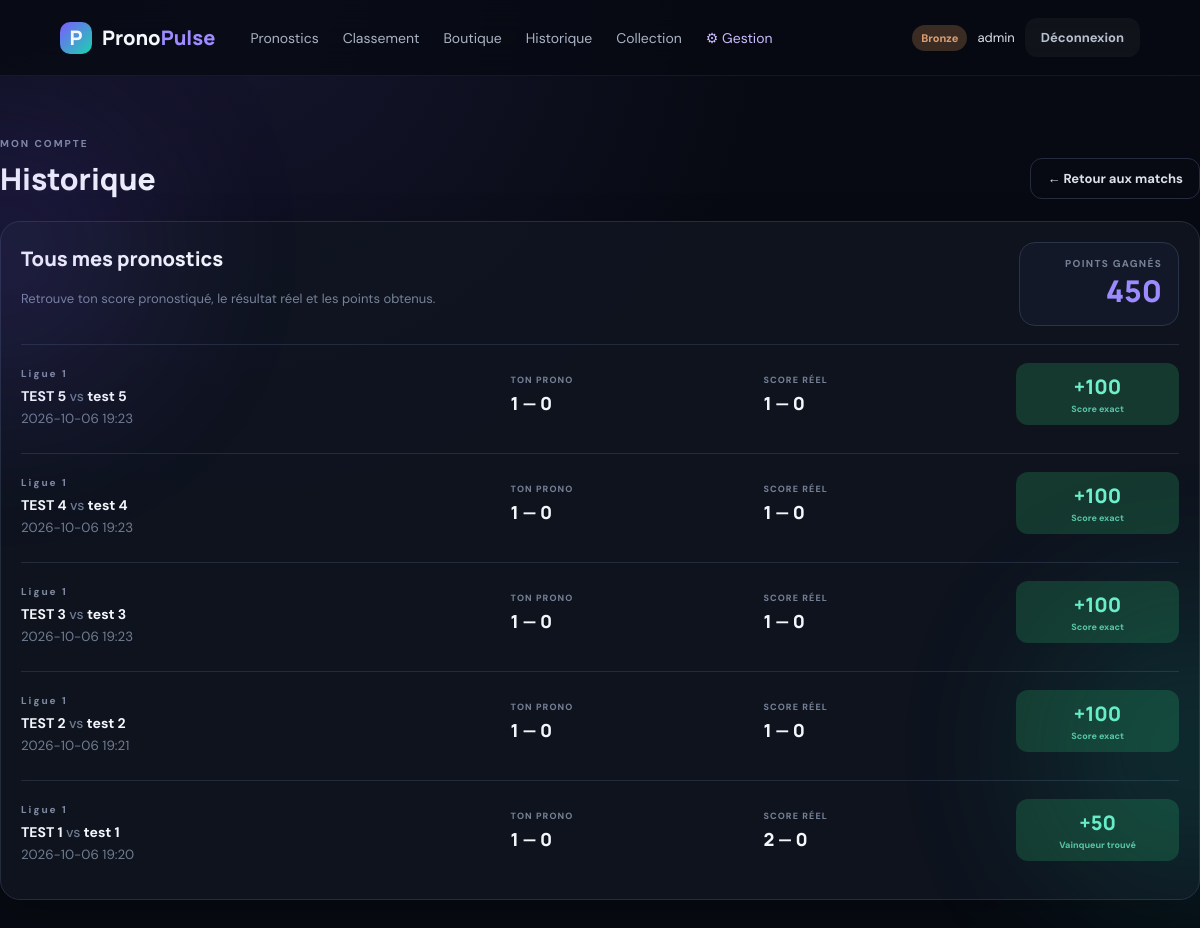
Screenshot of /history (signed in) with the database file from the repository.
### tables this page shows
CREATE TABLE users (
        id INTEGER PRIMARY KEY AUTOINCREMENT,
        username TEXT UNIQUE NOT NULL,
        password TEXT NOT NULL,
        points INTEGER NOT NULL DEFAULT 0,
        is_admin INTEGER NOT NULL DEFAULT 0,
        created_at TEXT NOT NULL,
        winning_predictions INTEGER NOT NULL DEFAULT 0,
        free_packs INTEGER NOT NULL DEFAULT 0
    );

CREATE TABLE predictions (
        id INTEGER PRIMARY KEY AUTOINCREMENT,
        user_id INTEGER NOT NULL,
        match_id INTEGER NOT NULL,
        home_score INTEGER NOT NULL,
        away_score INTEGER NOT NULL,
        scored INTEGER NOT NULL DEFAULT 0,
        points_awarded INTEGER NOT NULL DEFAULT 0,
        UNIQUE(user_id, match_id),
        FOREIGN KEY(user_id) REFERENCES users(id),
        FOREIGN KEY(match_id) REFERENCES matches(id)
    );

CREATE TABLE matches (
        id INTEGER PRIMARY KEY AUTOINCREMENT,
        home TEXT NOT NULL,
        away TEXT NOT NULL,
        competition TEXT DEFAULT 'Match',
        match_date TEXT NOT NULL,
        home_score INTEGER,
        away_score INTEGER,
        status TEXT NOT NULL DEFAULT 'upcoming'
    );

### app.py (the view)
@app.route('/history')
def history():
    if not current_user():
        return redirect(url_for('index'))
    conn = db()
    rows = conn.execute('''
        SELECT p.*, m.home, m.away, m.competition, m.match_date,
               m.home_score AS real_home_score, m.away_score AS real_away_score,
               m.status
        FROM predictions p
        JOIN matches m ON m.id = p.match_id
        WHERE p.user_id = ?
        ORDER BY m.match_date DESC, p.id DESC
    ''', (session['user_id'],)).fetchall()
    conn.close()
    return render_template('history.html', predictions=rows)

### app.py (called while the page is built, shortened)
def db():
    conn = sqlite3.connect(DB)
    conn.row_factory = sqlite3.Row
    conn.execute('PRAGMA foreign_keys = ON')
    return conn

def current_user():
    if 'user_id' not in session:
        return None
    conn = db()
    u = conn.execute('SELECT * FROM users WHERE id=?', (session['user_id'],)).fetchone()
    conn.close()
    return u

def level(points):
    if points >= 400:
        return 'Diamant', 'diamond'
    if points >= 200:
        return 'Or', 'gold'
    if points >= 100:
        return 'Argent', 'silver'
    return 'Bronze', 'bronze'

def collection_stats(user_id):
    conn = db()
    row = conn.execute('''
        SELECT
            COUNT(DISTINCT i.card_id) AS count,
            COALESCE(SUM(CASE c.category WHEN 'men' THEN 3 WHEN 'women' THEN 2 WHEN 'reserve' THEN 1 ELSE 0 END), 0) AS value
        FROM inventory i
        JOIN cards c ON c.id=i.card_id
        WHERE i.user_id=?
    ''', (user_id,)).fetchone()
    total = conn.execute('SELECT COUNT(*) AS total FROM cards').fetchone()['total']
    conn.close()
    return int(row['count'] or 0), int(row['value'] or 0), int(total or 0)

@app.context_processor
def inject():
    u = current_user()
    ccount, cvalue, total = collection_stats(u['id'])
    return {
        'user': u,
        'user_level': level(u['points']),
        'collection_count': ccount,
        'collection_value': cvalue,
        'total_cards': total,
    }

### templates/history.html
{% extends 'base.html' %}{% block content %}
<section class="admin-page">
  <div class="section-head">
    <div><span class="eyebrow">MON COMPTE</span><h1>Historique</h1></div>
    <a class="btn outline" href="{{url_for('index')}}">← Retour aux matchs</a>
  </div>
  <div class="history-panel panel">
    <div class="history-head"><div><h2>Tous mes pronostics</h2><p class="muted">Retrouve ton score pronostiqué, le résultat réel et les points obtenus.</p></div>
    <div class="history-total"><span>POINTS GAGNÉS</span><strong>{{ predictions|sum(attribute='points_awarded') }}</strong></div></div>
    {% if predictions %}
    <div class="history-list">
      {% for p in predictions %}
      <article class="history-row">
        <div class="history-match">
          <span class="eyebrow">{{p['competition']}}</span>
          <b>{{p['home']}} <em>vs</em> {{p['away']}}</b>
          <small>{{p['match_date'].replace('T',' ')}}</small>
        </div>
        <div class="history-score"><span>TON PRONO</span><strong>{{p['home_score']}} — {{p['away_score']}}</strong></div>
        <div class="history-score"><span>SCORE RÉEL</span>{% if p['real_home_score'] is not none %}<strong>{{p['real_home_score']}} — {{p['real_away_score']}}</strong>{% else %}<strong>—</strong>{% endif %}</div>
        <div class="history-points {{ 'won' if p['points_awarded'] else 'none' }}">
          {% if p['points_awarded'] %}<strong>+{{p['points_awarded']}}</strong><small>{% if p['home_score']==p['real_home_score'] and p['away_score']==p['real_away_score'] %}Score exact{% else %}Vainqueur trouvé{% endif %}</small>{% elif p['real_home_score'] is none %}<strong>—</strong><small>En attente</small>{% else %}<strong>0</strong><small>Pas de point</small>{% endif %}
        </div>
      </article>
      {% endfor %}
    </div>
    {% else %}<div class="empty"><div>📜</div><h3>Aucun historique</h3><p>Tes pronostics enregistrés apparaîtront ici après ton premier match.</p></div>{% endif %}
  </div>
</section>
{% endblock %}

### templates/base.html (shortened to what this page needs)
<!doctype html><html lang="fr"><head><link rel="stylesheet" href="{{ url_for('static', filename='style.css') }}"></head><body data-logged="{{ '1' if user else '0' }}">
<div class="bg-orb orb1"></div><div class="bg-orb orb2"></div>
<header class="topbar"><a class="brand" href="{{url_for('index')}}"><span class="brand-mark">P</span><span>Prono<span>Pulse</span></span></a><nav><a href="{{url_for('index')}}">Pronostics</a><a href="{{url_for('leaderboard')}}">Classement</a><a href="{{url_for('shop')}}">Boutique</a>{% if user %}<a href="{{url_for('history')}}">Historique</a><a href="{{url_for('collection')}}">Collection</a>{% endif %}{% if user and user['is_admin'] %}<a class="admin-link" href="{{url_for('admin')}}">⚙ Gestion</a>{% endif %}</nav><div class="account">{% if user %}<span class="level {{user_level[1]}}">{{user_level[0]}}</span><span class="user-pill">{{user['username']}}</span><a class="btn ghost" href="{{url_for('logout')}}">Déconnexion</a>{% else %}<button class="btn primary" onclick="openModal('authModal')">Connexion / compte</button>{% endif %}</div></header>
<main>{% block content %}{% endblock %}</main>
<script src="{{url_for('static',filename='app.js')}}"></script></body></html>

### static/style.css (style rules this page uses)
:root { --bg:#070a12;--panel:#101522;--panel2:#151b2b;--text:#f4f7fb;--muted:#8d98ac;--accent:#7c5cff;--accent2:#19d3ae;--line:#242c3d;--danger:#ff647c;--shadow:0 24px 70px rgba(0,0,0,.35) }
* { box-sizing:border-box }
body { margin:0;background:radial-gradient(circle at 20% 0%,#15152d 0,#070a12 38%),var(--bg);color:var(--text);font-family:'DM Sans',sans-serif;min-height:100vh }
a { text-decoration:none;color:inherit }
.bg-orb { position:fixed;border-radius:50%;filter:blur(90px);opacity:.16;pointer-events:none }
.orb1 { width:300px;height:300px;background:#7c5cff;top:100px;left:-150px }
.topbar { height:76px;border-bottom:1px solid rgba(255,255,255,.06);display:flex;align-items:center;padding:0 5%;gap:35px;position:sticky;top:0;background:rgba(7,10,18,.78);backdrop-filter:blur(18px);z-index:10 }
.brand { font:800 20px Manrope;display:flex;gap:10px;align-items:center }
.brand>span:last-child>span { color:#9d8bff }
.brand-mark { width:32px;height:32px;display:grid;place-items:center;background:linear-gradient(135deg,#7c5cff,#19d3ae);border-radius:10px }
.topbar nav { display:flex;gap:24px;color:#aab3c5;font-size:14px;flex:1 }
.admin-link { color:#c7bdff }
.account { display:flex;align-items:center;gap:10px }
.btn { border:0;border-radius:12px;padding:11px 16px;font:700 13px 'DM Sans';cursor:pointer;transition:.2s;display:inline-flex;justify-content:center;align-items:center;gap:7px }
.outline { background:transparent;border:1px solid var(--line);color:#dce1ea }
.ghost { background:rgba(255,255,255,.04);color:#b8c0cf }
.level { font-size:11px;font-weight:800;padding:6px 9px;border-radius:20px }
.bronze { background:#3a2b23;color:#d99d72 }
.user-pill { font-size:13px;color:#dce1ea }
.hero,.section-head,.matches-grid,.bottom-dashboard,.admin-page,.shop-page { max-width:1200px;margin:auto }
.eyebrow { font-size:10px;letter-spacing:2px;color:#7f8aa0;font-weight:800 }
.section-head { display:flex;justify-content:space-between;align-items:end;margin-bottom:22px }
.section-head h1,.section-head h2 { font:800 30px Manrope;margin:6px 0 0 }
.match-card,.panel { background:rgba(16,21,34,.82);border:1px solid var(--line);border-radius:20px;padding:20px;box-shadow:0 15px 45px rgba(0,0,0,.18);transition:.25s }
.admin-page,.shop-page { padding:55px 0 90px }
.panel h2 { font:800 20px Manrope;margin-top:0 }
.muted { color:#778398;font-size:13px;line-height:1.6 }
.history-panel { margin-top:10px }
.history-head { display:flex;justify-content:space-between;gap:20px;align-items:center;margin-bottom:18px }
.history-total { min-width:160px;text-align:right;border:1px solid #2a3448;background:#121827;border-radius:16px;padding:14px 16px }
.history-total span { display:block;font-size:10px;letter-spacing:1.3px;color:#758095;font-weight:800 }
.history-total strong { font:800 30px Manrope;color:#9c8aff }
.history-list { display:grid;gap:10px }
.history-row { display:grid;grid-template-columns:1.6fr .8fr .8fr .55fr;gap:16px;align-items:center;border-top:1px solid #232b3d;padding:16px 0 }
.history-match b { display:block;font-size:14px;margin-top:5px }
.history-match em { color:#6e7b91;font-style:normal;font-weight:500 }
.history-match small { display:block;color:#707c91;margin-top:5px }
.history-score span,.history-points small { display:block;font-size:9px;letter-spacing:1.1px;color:#758095;font-weight:800 }
.history-score strong { display:block;margin-top:5px;font:800 18px Manrope }
.history-points { padding:10px 12px;border-radius:12px;background:#0b101a;text-align:center }
.history-points strong { font:800 20px Manrope }
.history-points.won { background:#15382f;color:#6ef0cb }
.history-points small { margin-top:3px;color:inherit;opacity:.75;letter-spacing:0 }

### rows the page displays
users: username "admin"
predictions: competition "Ligue 1", home "TEST 5", away "test 5", match_date.replace "2026-10-06 19:23", home_score "1", away_score "0", real_home_score "1", real_away_score "0", points_awarded "100", shows "Score exact"
predictions: competition "Ligue 1", home "TEST 4", away "test 4", match_date.replace "2026-10-06 19:23", home_score "1", away_score "0", real_home_score "1", real_away_score "0", points_awarded "100", shows "Score exact"
predictions: competition "Ligue 1", home "TEST 3", away "test 3", match_date.replace "2026-10-06 19:23", home_score "1", away_score "0", real_home_score "1", real_away_score "0", points_awarded "100", shows "Score exact"
predictions: competition "Ligue 1", home "TEST 2", away "test 2", match_date.replace "2026-10-06 19:21", home_score "1", away_score "0", real_home_score "1", real_away_score "0", points_awarded "100", shows "Score exact"
predictions: competition "Ligue 1", home "TEST 1", away "test 1", match_date.replace "2026-10-06 19:20", home_score "1", away_score "0", real_home_score "2", real_away_score "0", points_awarded "50", shows "Vainqueur trouvé"

### other values shown
{{ user_level[0] }} "Bronze"
{{ predictions|sum(attribute='points_awarded') }} "450"
